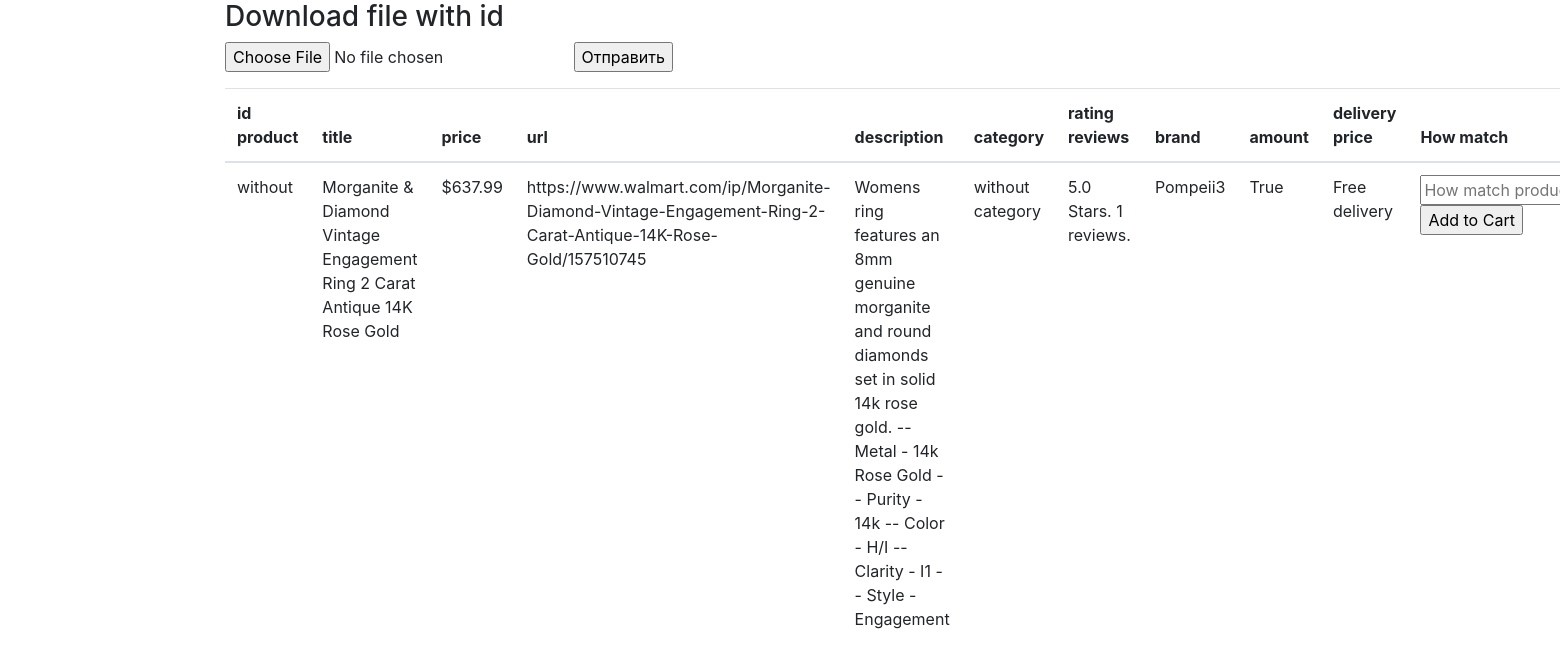
The app's page /, older data.
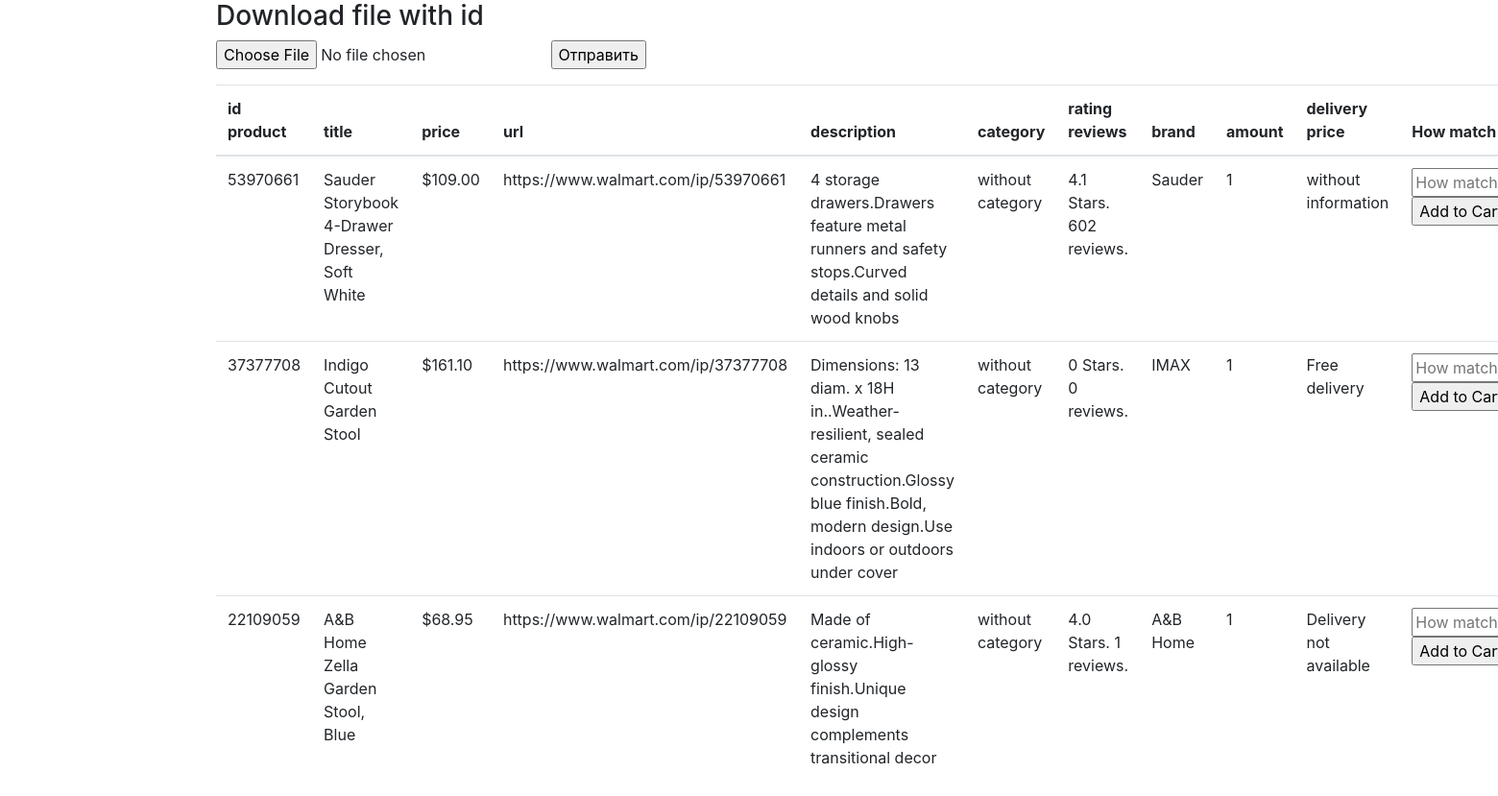
The same page, newer data.
### market/models.py (models this page shows, shortened)
class Product(models.Model):
    id_product = models.CharField(max_length=30, db_index=True)
    title = models.CharField(max_length=350, unique=True, db_index=True)
    price = models.CharField(max_length=30, db_index=True)
    url = models.CharField(max_length=350, unique=True, db_index=True)
    description = models.TextField(max_length=5000,db_index=True)
    category = models.CharField(max_length=100, db_index=True)
    rating_reviews = models.CharField(default="without rating",max_length=100, db_index=True)
    in_stock = models.CharField(max_length=100, db_index=True)
    brand = models.CharField(default="without brand",max_length=100, db_index=True)
    amount = models.CharField(default="quantity not indicated",max_length=10, db_index=True)
    delivery_price = models.CharField(default="Free delivery",max_length=30, db_index=True)

### market/views.py (the view)
# urls.py: path('', views.products, name='products'),
def products(request):
    if "text" in request.POST and "text1" in request.POST:
        HowMatchProducts(request.POST)
        sum_product = request.POST['text']
        id_product = request.POST['text1']
        pick_products(int(sum_product),id_product)
    if "file" in request.FILES:
        UploadFileForm(request.POST, request.FILES)
        file_with_id_products(request.FILES['file'])
    return render(request, 'market/site_page.html', {'products': Product.objects.all()})

### market/templates/market/site_page.html (shortened to what this page needs)
<!DOCTYPE html>
{% load static %}
<html lang="en">
<head>
  <link rel="stylesheet" href="https://maxcdn.bootstrapcdn.com/bootstrap/4.4.1/css/bootstrap.min.css">
</head>
<body>
<div class="container">
  <form enctype="multipart/form-data" method="post" >{% csrf_token %}
      <h3> Download file with id</h3>
   <p><input type="file" name="file">
   <input type="submit" value="Отправить"></p>
  </form>
  <table class="table table-hover">
    <thead>
      <tr>
        <th>id product</th>
        <th>title</th>
        <th>price</th>
          <th>url</th>
          <th>description</th>
          <th>category</th>
          <th>rating reviews</th>
           <th>brand</th>
          <th>amount</th>
          <th>delivery price</th>
          <th>How match</th>
      </tr>
    </thead>
    <tbody>
    {% for product in products %}
      <tr>
          <td>{{ product.id_product }}</td>
          <td>{{ product.title }}</td>
          <td>{{ product.price }}</td>
          <td>{{ product.url }}</td>
          <td>{{ product.description }}</td>
          <td>{{ product.category }}</td>
          <td>{{ product.rating_reviews }}</td>
          <td>{{ product.brand }}</td>
          <td>{{ product.in_stock }}</td>
          <td>{{ product.delivery_price }}</td>
         <td>  <form action="{% url 'products'%}" method="post" >
   <p><input type="text" name="text"required placeholder="How match products">
   <input type="submit" value="Add to Cart"></p>
  </form></td>
          {%endfor%}
      </tr>
    </tbody>
  </table>
</div>
</body>
</html>

Row changes from the older to the newer data that the page shows:
removed Product: id_product "without", title "Morganite & Diamond Vintage Engagement Ring 2 Carat Antique 14K Rose Gold", price "$637.99", url "https://www.walmart.com/ip/Morganite-Diamond-Vintage-Engagement-Ring-2-Carat-Antique-14K-Rose-Gold/157510745", description "Womens ring features an 8mm genuine morganite and round diamonds set in solid 14k rose gold. -- Metal - 14k Rose Gold -- Purity - 14k -- Color - H/I -- Clarity - I1 -- Style - Engagement", category "without category", rating_reviews "5.0 Stars. 1 reviews.", brand "Pompeii3", in_stock "True", delivery_price "Free delivery"
added Product: id_product "53970661", title "Sauder Storybook 4-Drawer Dresser, Soft White", price "$109.00", url "https://www.walmart.com/ip/53970661", description "4 storage drawers.Drawers feature metal runners and safety stops.Curved details and solid wood knobs", category "without category", rating_reviews "4.1 Stars. 602 reviews.", brand "Sauder", in_stock "1", delivery_price "without information"
added Product: id_product "37377708", title "Indigo Cutout Garden Stool", price "$161.10", url "https://www.walmart.com/ip/37377708", description "Dimensions: 13 diam. x 18H in..Weather-resilient, sealed ceramic construction.Glossy blue finish.Bold, modern design.Use indoors or outdoors under cover", category "without category", rating_reviews "0 Stars. 0 reviews.", brand "IMAX", in_stock "1", delivery_price "Free delivery"
added Product: id_product "22109059", title "A&B Home Zella Garden Stool, Blue", price "$68.95", url "https://www.walmart.com/ip/22109059", description "Made of ceramic.High-glossy finish.Unique design complements transitional decor", category "without category", rating_reviews "4.0 Stars. 1 reviews.", brand "A&B Home", in_stock "1", delivery_price "Delivery not available"
